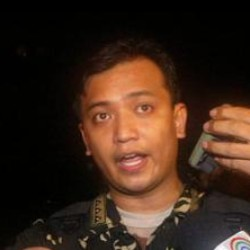
#> input picture lab4/test_images/4AE284.jpg, 250 x 250 px, found by its file name
$ jupyter execute FIA_ReportTemplate.ipynb
#> lines starting #> are read from the running program, lines starting #| are printed output that depends on the picture
# FAF.FIA16.1 -- Artificial Intelligence Fundamentals

> **Lab 1: FIA \\
> **Performed by:** Gavirlita Ion, group FAF-191 \\
> **Verified by:** Mihail Gavrilita, asist. univ.

## Imports and Utils

[cell 1]
import cv2
import matplotlib.pyplot as plt
import numpy as np

## Task 1 -- Write the following functions using OpenCV. Adjust the parameters and explain your approach. Plot the initial image and the blurred image in the same plot by using Matplotlib subplots:

[cell 2]
def sharpen_image(image):
    kernel = np.array([[-1,-1,-1], [-1,9,-1], [-1,-1,-1]])
    # laplacian" filter (8 -neighnors). It enhances the edges, corners etc. high frequency regions.
    sharpened = cv2.filter2D(image, -1, kernel)
    return sharpened


def blur_image(image, kernel_size=(3, 3)):
    blurred = cv2.GaussianBlur(image, kernel_size, 0)
    return blurred


image= cv2.imread('/home/vanya/Documents/FIA/lab4/test_images/4AE284.jpg')
#> image is the input picture: shape (250, 250, 3); mean B, G, R 26.9, 39.4, 60.4
sharpened = sharpen_image(image)
#> in sharpen_image, `sharpened = cv2.filter2D(image, -1, kernel)`:
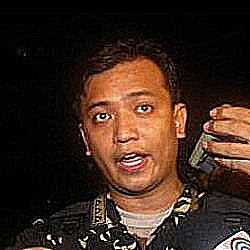
#> sharpened: shape (250, 250, 3); mean B, G, R 29.3, 40.7, 60.7

image2 = cv2.imread('/home/vanya/Documents/FIA/lab4/test_images/53DEBB.jpg')
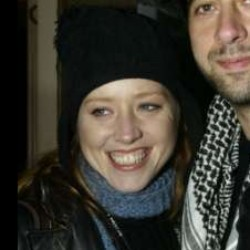
#> input picture lab4/test_images/53DEBB.jpg, 250 x 250 px, found by its file name
#> image2 is the input picture: shape (250, 250, 3); mean B, G, R 47.6, 56.1, 59.8
blurred = blur_image(image2)


fig, ax = plt.subplots(1, 2, figsize=(12, 6))
ax[0].imshow(cv2.cvtColor(image, cv2.COLOR_BGR2RGB))
ax[1].imshow(cv2.cvtColor(sharpened, cv2.COLOR_BGR2RGB))

fig2, ax2 = plt.subplots(1, 2, figsize=(12, 6))
ax2[0].imshow(cv2.cvtColor(image2, cv2.COLOR_BGR2RGB))
ax2[1].imshow(cv2.cvtColor(blurred, cv2.COLOR_BGR2RGB))
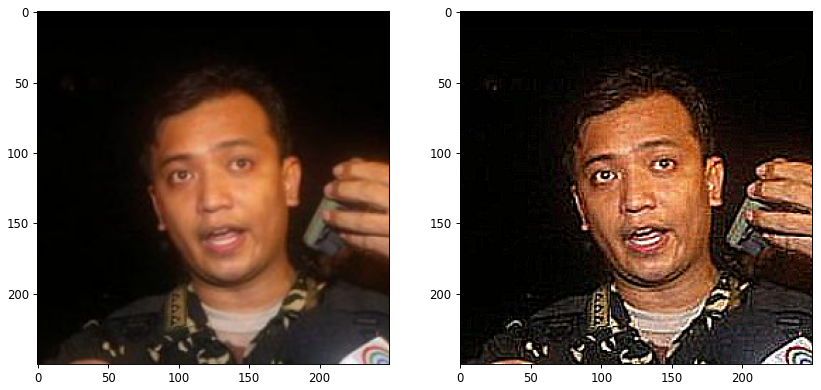
#> figure drawn by matplotlib, 2 panels
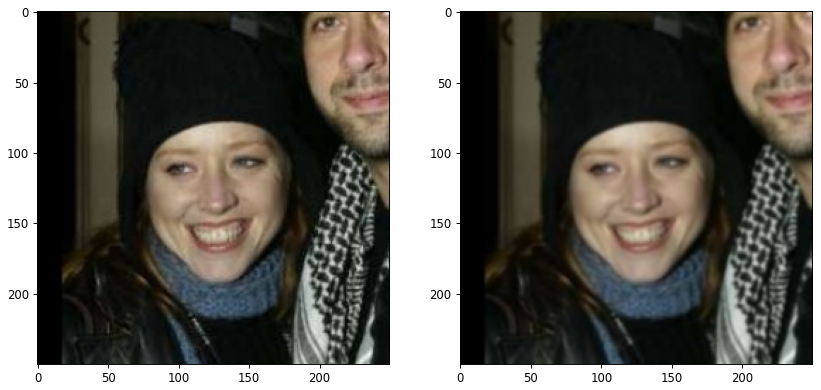
#> figure drawn by matplotlib, 2 panels

## Task 2 -- Implement a face detection system using OpenCV. The function should take as input one image and output the result as the coordinates of the face, in case the image contains a face, or None if the image does not contain any faces. Assume that the image contains no more than one face.:

[cell 3]
def detect_face(image):
    # Load the pre-trained face detection classifier
    face_cascade = cv2.CascadeClassifier(
        cv2.data.haarcascades + 'haarcascade_frontalface_default.xml')

    # Convert the image to grayscale
    gray = cv2.cvtColor(image, cv2.COLOR_BGR2GRAY)
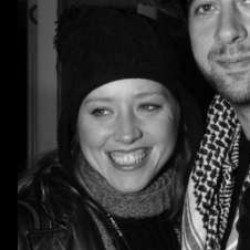
#> gray: shape (250, 250); min 0, max 240, mean 56.3

    # Detect faces in the image
    faces = face_cascade.detectMultiScale(gray, scaleFactor=1.1, minNeighbors=5)
#> faces = [[65, 65, 120, 120]]

    # Check if a face is detected
    if len(faces) > 0:
        (x, y, w, h) = faces[0]
#> x = 65; y = 65; w = 120; h = 120
        return x, y, x + w, y + h
    else:
        return None

face = detect_face(image2)
#> face = (65, 65, 185, 185)
print(face)
#| (65, 65, 185, 185)
# applyies hharcascade in order to find faces

## Task 3 -- Task 3 Implement a system that detects if a photo is accepted for passport or not, by using OpenCV. You can be creative in determining the optimal strategy, but the system should at least follow the listed requirements.

[cell 4]
def pasport_check(image):
    # Check if the image is colored
    if len(image.shape) < 3 or image.shape[2] < 3:
        return False

    # Check if the image is in portrait or square orientation
    (height, width, _) = image.shape
#> height = 250; width = 250
    if height > width:
        image = cv2.rotate(image, cv2.ROTATE_90_CLOCKWISE)
        (height, width, _) = image.shape
    if height != width:
        return False

    # Detect the eyes in the image
    eye_cascade = cv2.CascadeClassifier(cv2.data.haarcascades + 'haarcascade_eye.xml')
    gray = cv2.cvtColor(image, cv2.COLOR_BGR2GRAY)
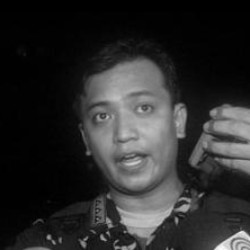
#> gray: shape (250, 250); min 0, max 251, mean 44.3
    eyes = eye_cascade.detectMultiScale(gray, scaleFactor=1.1, minNeighbors=5)
#> eyes = [[129, 93, 30, 30], [88, 104, 25, 25]]
    if len(eyes) != 2:
        return False

    # Check if the eyes are at the same level
    (eye1_x, eye1_y, eye1_w, eye1_h) = eyes[0]
#> eye1_x = 129; eye1_y = 93; eye1_w = 30; eye1_h = 30
    (eye2_x, eye2_y, eye2_w, eye2_h) = eyes[1]
#> eye2_x = 88; eye2_y = 104; eye2_w = 25; eye2_h = 25
    eye1_center = eye1_y + (eye1_h / 2)
#> eye1_center = 108
    eye2_center = eye2_y + (eye2_h / 2)
#> eye2_center = 116.5
    if abs(eye1_center - eye2_center) > 5:
        return False

    # Check if the photo contains only one person
    face_cascade = cv2.CascadeClassifier(cv2.data.haarcascades + 'haarcascade_frontalface_default.xml')
    faces = face_cascade.detectMultiScale(gray, scaleFactor=1.1, minNeighbors=5)
    if len(faces) != 1:
        return False

    # Check if the head of the person represents 20% to 50% of the area of the photo
    (x, y, w, h) = faces[0]
    face_area = w * h
    image_area = width * height
    if face_area < (0.2 * image_area) or face_area > (0.5 * image_area):
        return False

    return True


print(pasport_check(image))
#| False
